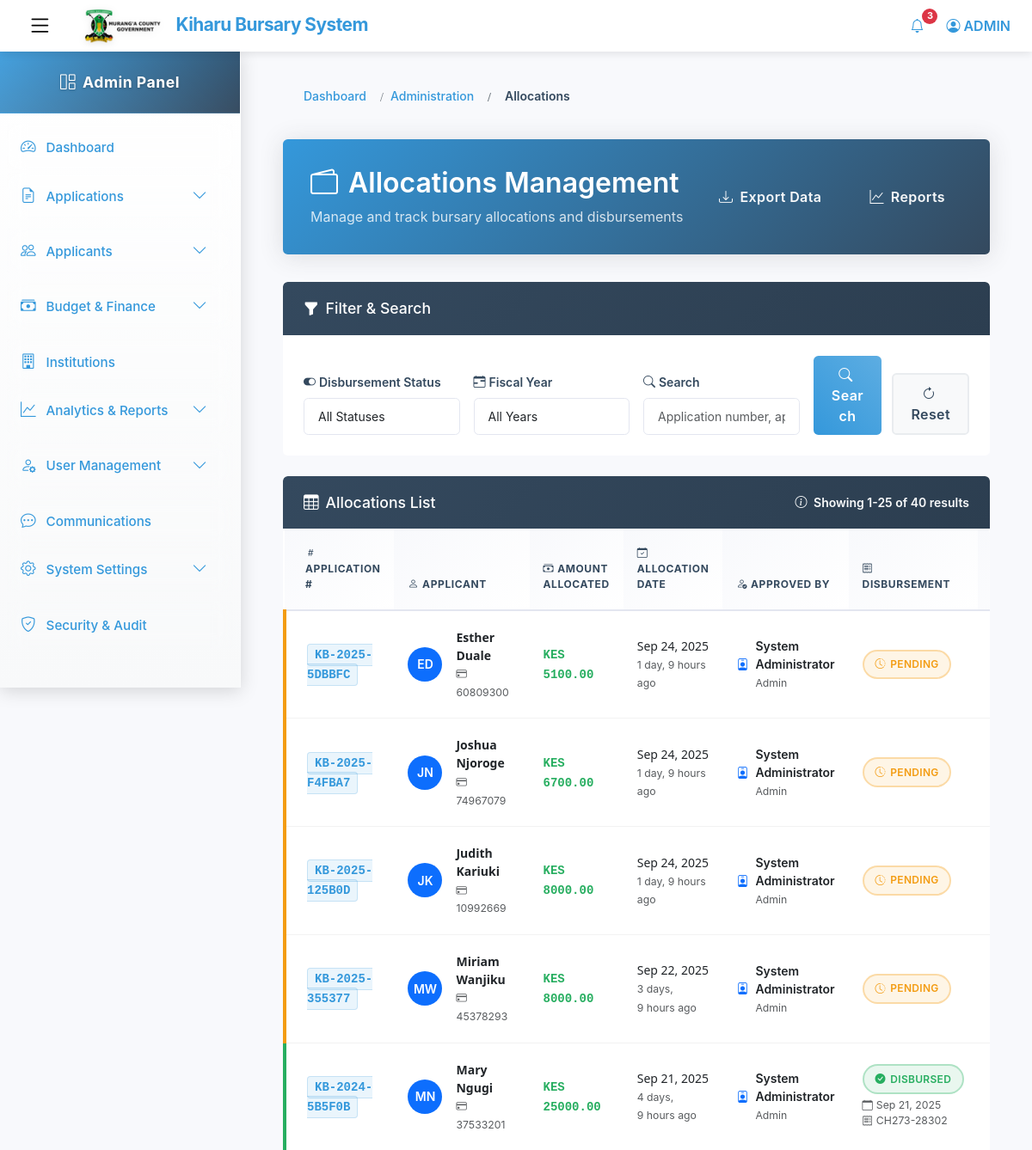
Page /allocations/ (signed in, upper part) on the earlier database version.
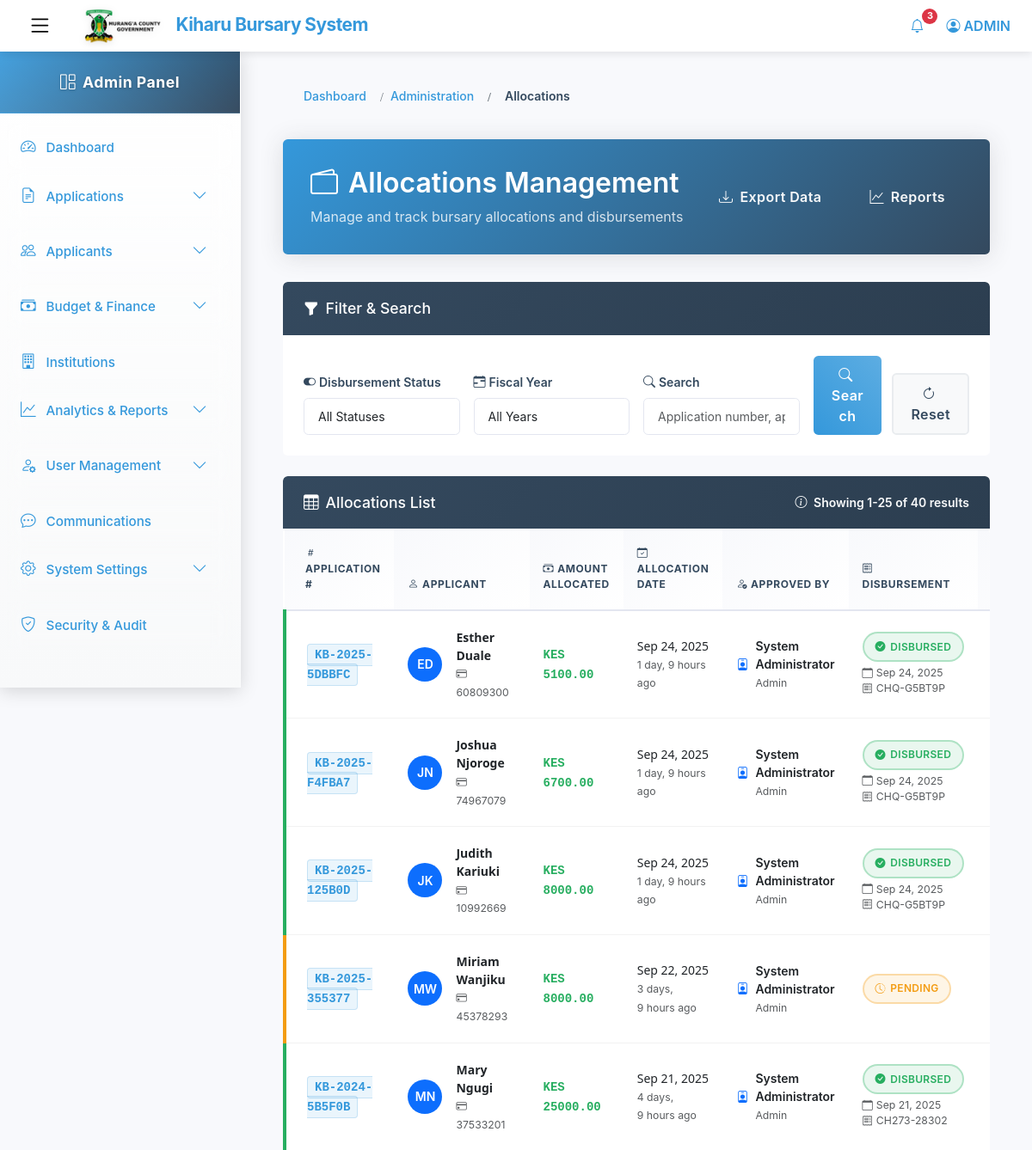
Same page on the later database version.
### kiharu_system/models.py (models this page shows, shortened)
class Allocation(models.Model):
    application = models.OneToOneField(Application, on_delete=models.CASCADE, related_name='allocation')
    amount_allocated = models.DecimalField(max_digits=10, decimal_places=2)
    allocation_date = models.DateField(auto_now_add=True)
    approved_by = models.ForeignKey(User, on_delete=models.SET_NULL, null=True, related_name='approvals')
    cheque_number = models.CharField(max_length=50, blank=True, null=True)
    is_disbursed = models.BooleanField(default=False)
    disbursement_date = models.DateField(blank=True, null=True)
    disbursed_by = models.ForeignKey(User, on_delete=models.SET_NULL, null=True, related_name='disbursements')
    remarks = models.TextField(blank=True, null=True)

class Application(models.Model):
    APPLICATION_STATUS = (
        ('draft', 'Draft'),
        ('submitted', 'Submitted'),
        ('under_review', 'Under Review'),
        ('approved', 'Approved'),
        ('rejected', 'Rejected'),
        ('disbursed', 'Disbursed'),
    )
    application_number = models.CharField(max_length=20, unique=True, editable=False)
    applicant = models.ForeignKey(Applicant, on_delete=models.CASCADE, related_name='applications')
    fiscal_year = models.ForeignKey(FiscalYear, on_delete=models.CASCADE)
    bursary_category = models.ForeignKey(BursaryCategory, on_delete=models.CASCADE)
    institution = models.ForeignKey(Institution, on_delete=models.CASCADE)
    status = models.CharField(max_length=20, choices=APPLICATION_STATUS, default='draft')
    admission_number = models.CharField(max_length=100)
    year_of_study = models.PositiveIntegerField()
    course_name = models.CharField(max_length=200, blank=True, null=True)  # For college/university
    expected_completion_date = models.DateField()
    total_fees_payable = models.DecimalField(max_digits=10, decimal_places=2)
    fees_paid = models.DecimalField(max_digits=10, decimal_places=2)
    fees_balance = models.DecimalField(max_digits=10, decimal_places=2)
    amount_requested = models.DecimalField(max_digits=10, decimal_places=2)
    other_bursaries = models.BooleanField(default=False)
    other_bursaries_amount = models.DecimalField(max_digits=10, decimal_places=2, default=0)
    other_bursaries_source = models.CharField(max_length=200, blank=True, null=True)
    is_orphan = models.BooleanField(default=False)
    is_disabled = models.BooleanField(default=False)
    has_chronic_illness = models.BooleanField(default=False)
    chronic_illness_description = models.TextField(blank=True, null=True)
    date_submitted = models.DateTimeField(auto_now_add=True)
    last_updated = models.DateTimeField(auto_now=True)
    previous_allocation = models.BooleanField(default=False)
    previous_allocation_year = models.CharField(max_length=20, blank=True, null=True)
    previous_allocation_amount = models.DecimalField(max_digits=10, decimal_places=2, default=0)

class Applicant(models.Model):
    GENDER_CHOICES = (
        ('M', 'Male'),
        ('F', 'Female'),
    )
    user = models.OneToOneField(User, on_delete=models.CASCADE, related_name='applicant_profile')
    gender = models.CharField(max_length=1, choices=GENDER_CHOICES)
    date_of_birth = models.DateField()
    id_number = models.CharField(max_length=20, unique=True)
    ward = models.ForeignKey(Ward, on_delete=models.SET_NULL, null=True, related_name='residents')
    location = models.ForeignKey(Location, on_delete=models.SET_NULL, null=True)
    sublocation = models.ForeignKey(SubLocation, on_delete=models.SET_NULL, null=True)
    village = models.ForeignKey(Village, on_delete=models.SET_NULL, null=True)
    physical_address = models.TextField()
    postal_address = models.CharField(max_length=100, blank=True, null=True)
    special_needs = models.BooleanField(default=False)
    special_needs_description = models.TextField(blank=True, null=True)
    profile_picture = models.ImageField(upload_to='profile_pics/', default='profile_pics/default.png', blank=True,null=True)

class User(AbstractUser):
    USER_TYPES = (
        ('applicant', 'Applicant'),
        ('admin', 'Administrator'),
        ('reviewer', 'Application Reviewer'),
        ('finance', 'Finance Officer'),
    )
    user_type = models.CharField(max_length=20, choices=USER_TYPES, default='applicant')
    id_number = models.CharField(max_length=20, unique=True, null=True, blank=True)
    phone_regex = RegexValidator(
        regex=r'^\+254\d{9}$',
        message="Phone number must be entered in the format: '+254XXXXXXXXX'. Exactly 12 digits including country code."
    )
    phone_number = models.CharField(validators=[phone_regex], max_length=17, blank=True)

### kiharu_system/views.py (the view)
# urls.py: path('allocations/', views.allocation_list, name='allocation_list'),
@login_required
@user_passes_test(is_admin)
def allocation_list(request):
    allocations = Allocation.objects.all()\
    .select_related('application__applicant__user', 'approved_by')\
    .order_by('-allocation_date')
    disbursed = request.GET.get('disbursed')
    if disbursed == 'true':
        allocations = allocations.filter(is_disbursed=True)
    elif disbursed == 'false':
        allocations = allocations.filter(is_disbursed=False)
    paginator = Paginator(allocations, 25)
    page_number = request.GET.get('page')
    page_obj = paginator.get_page(page_number)
    context = {
        'page_obj': page_obj,
        'current_disbursed': disbursed,
    }
    return render(request, 'admin/allocation_list.html', context)

### kiharu_system/views.py (called while the page is built)
def is_admin(user):
    return user.user_type == 'admin'

### templates/admin/allocation_list.html (shortened to what the changed rows need)
{% extends 'admin_base.html' %}
{% load static %}
{% block content %}
<link rel="stylesheet" href="{% static 'css/admin/allocation_list.css' %}">
<div class="container-fluid px-4">
    <div class="page-header">
        <div class="d-flex justify-content-between align-items-center">
            <div>
                <h2>
                    <i class="bi bi-wallet2"></i>
                    Allocations Management
                </h2>
            </div>
        </div>
    </div>
    <div class="card">
        <div class="card-body p-0">
            <div class="table-container">
                <div class="table-responsive">
                    <table class="table table-hover mb-0">
                        <thead>
                            <tr>
                                <th class="ps-4">
                                    <i class="bi bi-hash me-1"></i>Application #
                                </th>
                                <th>
                                    <i class="bi bi-person me-1"></i>Applicant
                                </th>
                                <th>
                                    <i class="bi bi-cash-stack me-1"></i>Amount Allocated
                                </th>
                                <th>
                                    <i class="bi bi-calendar-check me-1"></i>Allocation Date
                                </th>
                                <th>
                                    <i class="bi bi-person-check me-1"></i>Approved By
                                </th>
                                <th>
                                    <i class="bi bi-receipt me-1"></i>Disbursement
                                </th>
                                <th class="text-end pe-4">
                                </th>
                            </tr>
                        </thead>
                        <tbody>
                            {% for allocation in page_obj %}
                            <tr class="border-indicator {% if allocation.is_disbursed %}border-success{% else %}border-warning{% endif %}">
                                <td class="ps-4">
                                    <span class="app-number">{{ allocation.application.application_number }}</span>
                                </td>
                                <td>
                                    <div class="d-flex align-items-center">
                                        <div class="me-3">
                                            <div class="bg-primary text-white rounded-circle d-flex align-items-center justify-content-center"
                                                 style="width: 2.5rem; height: 2.5rem; font-weight: 600; font-size: 0.875rem;">
                                                {{ allocation.application.applicant.user.first_name.0 }}{{ allocation.application.applicant.user.last_name.0 }}
                                            </div>
                                        </div>
                                        <div>
                                            <div class="fw-semibold text-professional">
                                                {{ allocation.application.applicant.user.first_name }} {{ allocation.application.applicant.user.last_name }}
                                            </div>
                                            <small class="text-muted">
                                                <i class="bi bi-credit-card me-1"></i>{{ allocation.application.applicant.id_number }}
                                            </small>
                                        </div>
                                    </div>
                                </td>
                                <td>
                                    <span class="amount">KES {{ allocation.amount_allocated|floatformat:2 }}</span>
                                </td>
                                <td>
                                    <div class="text-professional">
                                        {{ allocation.allocation_date|date:"M d, Y" }}
                                    </div>
                                    <small class="text-muted">{{ allocation.allocation_date|timesince }} ago</small>
                                </td>
                                <td>
                                    <div class="d-flex align-items-center">
                                        <i class="bi bi-person-badge me-2 text-primary"></i>
                                        <div>
                                            <div class="fw-semibold">{{ allocation.approved_by.first_name }} {{ allocation.approved_by.last_name }}</div>
                                            <small class="text-muted">{{ allocation.approved_by.user_type|capfirst }}</small>
                                        </div>
                                    </div>
                                </td>
                                <td>
                                    {% if allocation.is_disbursed %}
                                        <div class="mb-1">
                                            <span class="status-badge status-disbursed">
                                                <i class="bi bi-check-circle-fill"></i>Disbursed
                                            </span>
                                        </div>
                                        <small class="text-muted d-block">
                                            <i class="bi bi-calendar me-1"></i>{{ allocation.disbursement_date|date:"M d, Y" }}
                                        </small>
                                        {% if allocation.cheque_number %}
                                        <small class="text-muted d-block">
                                            <i class="bi bi-receipt me-1"></i>{{ allocation.cheque_number }}
                                        </small>
                                        {% endif %}
                                    {% else %}
                                        <span class="status-badge status-pending">
                                            <i class="bi bi-clock-history"></i>Pending
                                        </span>
                                    {% endif %}
                                </td>
                                <td class="text-end pe-4">
                                </td>
                            </tr>
                            {% endfor %}
                        </tbody>
                    </table>
                </div>
            </div>
        </div>
    </div>
</div>
{% endblock %}

Differences in the rows shown:
changed Allocation "KB-2025-5DBBFC": disbursement_date (not shown) → "Sep 24, 2025"; cheque_number (not shown) → "CHQ-G5BT9P"; is_disbursed "PENDING" → "DISBURSED"
changed Allocation "KB-2025-F4FBA7": disbursement_date (not shown) → "Sep 24, 2025"; cheque_number (not shown) → "CHQ-G5BT9P"; is_disbursed "PENDING" → "DISBURSED"
changed Allocation "KB-2025-125B0D": disbursement_date (not shown) → "Sep 24, 2025"; cheque_number (not shown) → "CHQ-G5BT9P"; is_disbursed "PENDING" → "DISBURSED"
